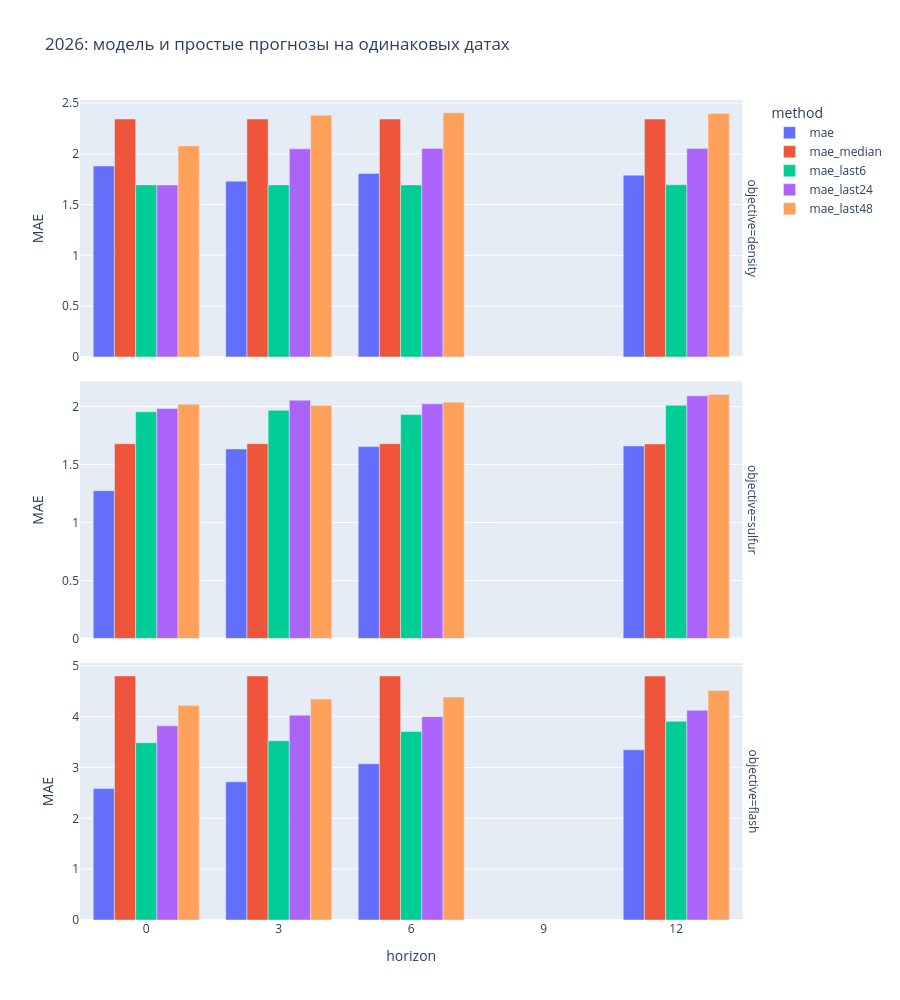

Here is the notebook cell this chart was saved with:
### Markdown cell above
## Регрессии против baseline на одинаковых наблюдениях
Медиана рассчитана по train. Последний ЛИМС присоединяется только после условной публикации через 6/24/48 часов. Варианты задержки являются сценариями: реальное время публикации неизвестно.

### Code cell
reg=primary[primary.objective.isin(['sulfur','density','flash'])]
chart=reg.melt(id_vars=['objective','horizon'],value_vars=['mae','mae_median','mae_last6','mae_last24','mae_last48'],var_name='method',value_name='MAE')
fig=px.bar(chart,x='horizon',y='MAE',color='method',barmode='group',facet_row='objective',height=1000,title='2026: модель и простые прогнозы на одинаковых датах')
fig.update_yaxes(matches=None)
show(fig,'regression_baselines')
display(reg[['objective','horizon','mae','mae_median','mae_last6','mae_last24','delta_mae_vs_last24','delta_ci_low','delta_ci_high','bootstrap_months']])

### Figure 1 — Plotly figure (JSON) as saved in the notebook; plotly's stock layout.template omitted (floating-point values rounded to 4 significant figures)
{"data": [{"alignmentgroup": "True", "hovertemplate": "method=mae<br>objective=density<br>horizon=%{x}<br>MAE=%{y}<extra></extra>", "legendgroup": "mae", "marker": {"color": "#636efa", "pattern": {"shape": ""}}, "name": "mae", "offsetgroup": "mae", "orientation": "v", "showlegend": true, "textposition": "auto", "type": "bar", "x": [12, 6, 0, 3], "xaxis": "x3", "y": [1.79, 1.807, 1.88, 1.731], "yaxis": "y3"}, {"alignmentgroup": "True", "hovertemplate": "method=mae<br>objective=sulfur<br>horizon=%{x}<br>MAE=%{y}<extra></extra>", "legendgroup": "mae", "marker": {"color": "#636efa", "pattern": {"shape": ""}}, "name": "mae", "offsetgroup": "mae", "orientation": "v", "showlegend": false, "textposition": "auto", "type": "bar", "x": [6, 0, 12, 3], "xaxis": "x2", "y": [1.655, 1.274, 1.661, 1.634], "yaxis": "y2"}, {"alignmentgroup": "True", "hovertemplate": "method=mae<br>objective=flash<br>horizon=%{x}<br>MAE=%{y}<extra></extra>", "legendgroup": "mae", "marker": {"color": "#636efa", "pattern": {"shape": ""}}, "name": "mae", "offsetgroup": "mae", "orientation": "v", "showlegend": false, "textposition": "auto", "type": "bar", "x": [12, 3, 0, 6], "xaxis": "x", "y": [3.347, 2.719, 2.584, 3.072], "yaxis": "y"}, {"alignmentgroup": "True", "hovertemplate": "method=mae_median<br>objective=density<br>horizon=%{x}<br>MAE=%{y}<extra></extra>", "legendgroup": "mae_median", "marker": {"color": "#EF553B", "pattern": {"shape": ""}}, "name": "mae_median", "offsetgroup": "mae_median", "orientation": "v", "showlegend": true, "textposition": "auto", "type": "bar", "x": [12, 6, 0, 3], "xaxis": "x3", "y": [2.342, 2.342, 2.342, 2.342], "yaxis": "y3"}, {"alignmentgroup": "True", "hovertemplate": "method=mae_median<br>objective=sulfur<br>horizon=%{x}<br>MAE=%{y}<extra></extra>", "legendgroup": "mae_median", "marker": {"color": "#EF553B", "pattern": {"shape": ""}}, "name": "mae_median", "offsetgroup": "mae_median", "orientation": "v", "showlegend": false, "textposition": "auto", "type": "bar", "x": [6, 0, 12, 3], "xaxis": "x2", "y": [1.68, 1.68, 1.678, 1.68], "yaxis": "y2"}, {"alignmentgroup": "True", "hovertemplate": "method=mae_median<br>objective=flash<br>horizon=%{x}<br>MAE=%{y}<extra></extra>", "legendgroup": "mae_median", "marker": {"color": "#EF553B", "pattern": {"shape": ""}}, "name": "mae_median", "offsetgroup": "mae_median", "orientation": "v", "showlegend": false, "textposition": "auto", "type": "bar", "x": [12, 3, 0, 6], "xaxis": "x", "y": [4.797, 4.801, 4.801, 4.801], "yaxis": "y"}, {"alignmentgroup": "True", "hovertemplate": "method=mae_last6<br>objective=density<br>horizon=%{x}<br>MAE=%{y}<extra></extra>", "legendgroup": "mae_last6", "marker": {"color": "#00cc96", "pattern": {"shape": ""}}, "name": "mae_last6", "offsetgroup": "mae_last6", "orientation": "v", "showlegend": true, "textposition": "auto", "type": "bar", "x": [12, 6, 0, 3], "xaxis": "x3", "y": [1.696, 1.693, 1.693, 1.693], "yaxis": "y3"}, {"alignmentgroup": "True", "hovertemplate": "method=mae_last6<br>objective=sulfur<br>horizon=%{x}<br>MAE=%{y}<extra></extra>", "legendgroup": "mae_last6", "marker": {"color": "#00cc96", "pattern": {"shape": ""}}, "name": "mae_last6", "offsetgroup": "mae_last6", "orientation": "v", "showlegend": false, "textposition": "auto", "type": "bar", "x": [6, 0, 12, 3], "xaxis": "x2", "y": [1.931, 1.955, 2.011, 1.967], "yaxis": "y2"}, {"alignmentgroup": "True", "hovertemplate": "method=mae_last6<br>objective=flash<br>horizon=%{x}<br>MAE=%{y}<extra></extra>", "legendgroup": "mae_last6", "marker": {"color": "#00cc96", "pattern": {"shape": ""}}, "name": "mae_last6", "offsetgroup": "mae_last6", "orientation": "v", "showlegend": false, "textposition": "auto", "type": "bar", "x": [12, 3, 0, 6], "xaxis": "x", "y": [3.907, 3.527, 3.487, 3.708], "yaxis": "y"}, {"alignmentgroup": "True", "hovertemplate": "method=mae_last24<br>objective=density<br>horizon=%{x}<br>MAE=%{y}<extra></extra>", "legendgroup": "mae_last24", "marker": {"color": "#ab63fa", "pattern": {"shape": ""}}, "name": "mae_last24", "offsetgroup": "mae_last24", "orientation": "v", "showlegend": true, "textposition": "auto", "type": "bar", "x": [12, 6, 0, 3], "xaxis": "x3", "y": [2.051, 2.053, 1.693, 2.049], "yaxis": "y3"}, {"alignmentgroup": "True", "hovertemplate": "method=mae_last24<br>objective=sulfur<br>horizon=%{x}<br>MAE=%{y}<extra></extra>", "legendgroup": "mae_last24", "marker": {"color": "#ab63fa", "pattern": {"shape": ""}}, "name": "mae_last24", "offsetgroup": "mae_last24", "orientation": "v", "showlegend": false, "textposition": "auto", "type": "bar", "x": [6, 0, 12, 3], "xaxis": "x2", "y": [2.024, 1.984, 2.093, 2.056], "yaxis": "y2"}, {"alignmentgroup": "True", "hovertemplate": "method=mae_last24<br>objective=flash<br>horizon=%{x}<br>MAE=%{y}<extra></extra>", "legendgroup": "mae_last24", "marker": {"color": "#ab63fa", "pattern": {"shape": ""}}, "name": "mae_last24", "offsetgroup": "mae_last24", "orientation": "v", "showlegend": false, "textposition": "auto", "type": "bar", "x": [12, 3, 0, 6], "xaxis": "x", "y": [4.123, 4.027, 3.819, 4.0], "yaxis": "y"}, {"alignmentgroup": "True", "hovertemplate": "method=mae_last48<br>objective=density<br>horizon=%{x}<br>MAE=%{y}<extra></extra>", "legendgroup": "mae_last48", "marker": {"color": "#FFA15A", "pattern": {"shape": ""}}, "name": "mae_last48", "offsetgroup": "mae_last48", "orientation": "v", "showlegend": true, "textposition": "auto", "type": "bar", "x": [12, 6, 0, 3], "xaxis": "x3", "y": [2.397, 2.403, 2.078, 2.379], "yaxis": "y3"}, {"alignmentgroup": "True", "hovertemplate": "method=mae_last48<br>objective=sulfur<br>horizon=%{x}<br>MAE=%{y}<extra></extra>", "legendgroup": "mae_last48", "marker": {"color": "#FFA15A", "pattern": {"shape": ""}}, "name": "mae_last48", "offsetgroup": "mae_last48", "orientation": "v", "showlegend": false, "textposition": "auto", "type": "bar", "x": [6, 0, 12, 3], "xaxis": "x2", "y": [2.038, 2.02, 2.105, 2.009], "yaxis": "y2"}, {"alignmentgroup": "True", "hovertemplate": "method=mae_last48<br>objective=flash<br>horizon=%{x}<br>MAE=%{y}<extra></extra>", "legendgroup": "mae_last48", "marker": {"color": "#FFA15A", "pattern": {"shape": ""}}, "name": "mae_last48", "offsetgroup": "mae_last48", "orientation": "v", "showlegend": false, "textposition": "auto", "type": "bar", "x": [12, 3, 0, 6], "xaxis": "x", "y": [4.515, 4.345, 4.221, 4.385], "yaxis": "y"}], "layout": {"annotations": [{"font": {}, "showarrow": false, "text": "objective=flash", "textangle": 90, "x": 0.98, "xanchor": "left", "xref": "paper", "y": 0.1567, "yanchor": "middle", "yref": "paper"}, {"font": {}, "showarrow": false, "text": "objective=sulfur", "textangle": 90, "x": 0.98, "xanchor": "left", "xref": "paper", "y": 0.5, "yanchor": "middle", "yref": "paper"}, {"font": {}, "showarrow": false, "text": "objective=density", "textangle": 90, "x": 0.98, "xanchor": "left", "xref": "paper", "y": 0.8433, "yanchor": "middle", "yref": "paper"}], "barmode": "group", "height": 1000, "legend": {"title": {"text": "method"}, "tracegroupgap": 0}, "title": {"text": "2026: модель и простые прогнозы на одинаковых датах"}, "xaxis": {"anchor": "y", "domain": [0.0, 0.98], "title": {"text": "horizon"}}, "xaxis2": {"anchor": "y2", "domain": [0.0, 0.98], "matches": "x", "showticklabels": false}, "xaxis3": {"anchor": "y3", "domain": [0.0, 0.98], "matches": "x", "showticklabels": false}, "yaxis": {"anchor": "x", "domain": [0.0, 0.3133], "title": {"text": "MAE"}}, "yaxis2": {"anchor": "x2", "domain": [0.3433, 0.6567], "title": {"text": "MAE"}}, "yaxis3": {"anchor": "x3", "domain": [0.6867, 1.0], "title": {"text": "MAE"}}}}
